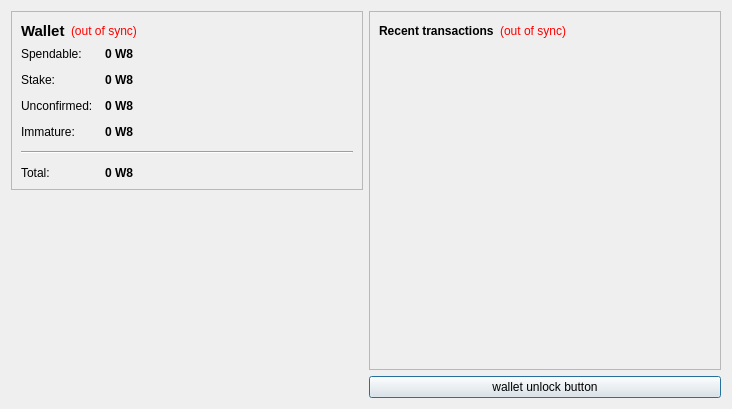
<?xml version="1.0" encoding="UTF-8"?>
<ui version="4.0">
 <class>OverviewPage</class>
 <widget class="QWidget" name="OverviewPage">
  <property name="geometry">
   <rect>
    <x>0</x>
    <y>0</y>
    <width>732</width>
    <height>409</height>
   </rect>
  </property>
  <property name="windowTitle">
   <string>Form</string>
  </property>
  <layout class="QHBoxLayout" name="horizontalLayout" stretch="0,0">
   <item>
    <layout class="QVBoxLayout" name="verticalLayout_2">
     <item>
      <widget class="QFrame" name="frame">
       <property name="frameShape">
        <enum>QFrame::StyledPanel</enum>
       </property>
       <property name="frameShadow">
        <enum>QFrame::Raised</enum>
       </property>
       <layout class="QVBoxLayout" name="verticalLayout_4">
        <item>
         <layout class="QHBoxLayout" name="horizontalLayout_4">
          <item>
           <widget class="QLabel" name="label_5">
            <property name="font">
             <font>
              <pointsize>11</pointsize>
              <weight>75</weight>
              <bold>true</bold>
             </font>
            </property>
            <property name="text">
             <string>Wallet</string>
            </property>
           </widget>
          </item>
          <item>
           <widget class="QLabel" name="labelWalletStatus">
            <property name="toolTip">
             <string>The displayed information may be out of date. Your wallet automatically synchronizes with the Wonderful8Coin network after a connection is established, but this process has not completed yet.</string>
            </property>
            <property name="styleSheet">
             <string notr="true">QLabel { color: red; }</string>
            </property>
            <property name="text">
             <string notr="true">(out of sync)</string>
            </property>
            <property name="alignment">
             <set>Qt::AlignLeading|Qt::AlignLeft|Qt::AlignVCenter</set>
            </property>
           </widget>
          </item>
          <item>
           <spacer name="horizontalSpacer_2">
            <property name="orientation">
             <enum>Qt::Horizontal</enum>
            </property>
            <property name="sizeHint" stdset="0">
             <size>
              <width>40</width>
              <height>20</height>
             </size>
            </property>
           </spacer>
          </item>
         </layout>
        </item>
        <item>
         <layout class="QFormLayout" name="formLayout_2">
          <property name="fieldGrowthPolicy">
           <enum>QFormLayout::AllNonFixedFieldsGrow</enum>
          </property>
          <property name="horizontalSpacing">
           <number>12</number>
          </property>
          <property name="verticalSpacing">
           <number>12</number>
          </property>
          <item row="0" column="0">
           <widget class="QLabel" name="label">
            <property name="text">
             <string>Spendable:</string>
            </property>
           </widget>
          </item>
          <item row="0" column="1">
           <widget class="QLabel" name="labelBalance">
            <property name="font">
             <font>
              <weight>75</weight>
              <bold>true</bold>
             </font>
            </property>
            <property name="cursor">
             <cursorShape>IBeamCursor</cursorShape>
            </property>
            <property name="toolTip">
             <string>Your current spendable balance</string>
            </property>
            <property name="text">
             <string notr="true">0 W8</string>
            </property>
            <property name="textInteractionFlags">
             <set>Qt::LinksAccessibleByMouse|Qt::TextSelectableByKeyboard|Qt::TextSelectableByMouse</set>
            </property>
           </widget>
          </item>
          <item row="1" column="0">
           <widget class="QLabel" name="label_6">
            <property name="text">
             <string>Stake:</string>
            </property>
           </widget>
          </item>
          <item row="1" column="1">
           <widget class="QLabel" name="labelStake">
            <property name="font">
             <font>
              <weight>75</weight>
              <bold>true</bold>
             </font>
            </property>
            <property name="cursor">
             <cursorShape>IBeamCursor</cursorShape>
            </property>
            <property name="toolTip">
             <string>Total of coins that was staked, and do not yet count toward the current balance</string>
            </property>
            <property name="text">
             <string notr="true">0 W8</string>
            </property>
            <property name="textInteractionFlags">
             <set>Qt::LinksAccessibleByMouse|Qt::TextSelectableByKeyboard|Qt::TextSelectableByMouse</set>
            </property>
           </widget>
          </item>
          <item row="2" column="0">
           <widget class="QLabel" name="label_3">
            <property name="text">
             <string>Unconfirmed:</string>
            </property>
           </widget>
          </item>
          <item row="2" column="1">
           <widget class="QLabel" name="labelUnconfirmed">
            <property name="font">
             <font>
              <weight>75</weight>
              <bold>true</bold>
             </font>
            </property>
            <property name="cursor">
             <cursorShape>IBeamCursor</cursorShape>
            </property>
            <property name="toolTip">
             <string>Total of transactions that have yet to be confirmed, and do not yet count toward the current balance</string>
            </property>
            <property name="text">
             <string notr="true">0 W8</string>
            </property>
            <property name="textInteractionFlags">
             <set>Qt::LinksAccessibleByMouse|Qt::TextSelectableByKeyboard|Qt::TextSelectableByMouse</set>
            </property>
           </widget>
          </item>
          <item row="3" column="0">
           <widget class="QLabel" name="labelImmatureText">
            <property name="text">
             <string>Immature:</string>
            </property>
           </widget>
          </item>
          <item row="3" column="1">
           <widget class="QLabel" name="labelImmature">
            <property name="font">
             <font>
              <weight>75</weight>
              <bold>true</bold>
             </font>
            </property>
            <property name="toolTip">
             <string>Mined balance that has not yet matured</string>
            </property>
            <property name="text">
             <string notr="true">0 W8</string>
            </property>
            <property name="textInteractionFlags">
             <set>Qt::LinksAccessibleByMouse|Qt::TextSelectableByKeyboard|Qt::TextSelectableByMouse</set>
            </property>
           </widget>
          </item>
          <item row="4" column="0" colspan="2">
           <widget class="Line" name="line">
            <property name="orientation">
             <enum>Qt::Horizontal</enum>
            </property>
           </widget>
          </item>
          <item row="5" column="0">
           <widget class="QLabel" name="labelTotalText">
            <property name="text">
             <string>Total:</string>
            </property>
           </widget>
          </item>
          <item row="5" column="1">
           <widget class="QLabel" name="labelTotal">
            <property name="font">
             <font>
              <weight>75</weight>
              <bold>true</bold>
             </font>
            </property>
            <property name="cursor">
             <cursorShape>IBeamCursor</cursorShape>
            </property>
            <property name="toolTip">
             <string>Your current total balance</string>
            </property>
            <property name="text">
             <string notr="true">0 W8</string>
            </property>
            <property name="textInteractionFlags">
             <set>Qt::LinksAccessibleByMouse|Qt::TextSelectableByKeyboard|Qt::TextSelectableByMouse</set>
            </property>
           </widget>
          </item>
         </layout>
        </item>
       </layout>
      </widget>
     </item>
     <item>
      <spacer name="verticalSpacer_4">
       <property name="orientation">
        <enum>Qt::Vertical</enum>
       </property>
       <property name="sizeHint" stdset="0">
        <size>
         <width>20</width>
         <height>40</height>
        </size>
       </property>
      </spacer>
     </item>
     <item>
      <widget class="QLabel" name="label_2">
       <property name="text">
        <string/>
       </property>
       <property name="pixmap">
        <pixmap resource="../bitcoin.qrc">:/images/Wallet_Logo</pixmap>
       </property>
       <property name="alignment">
        <set>Qt::AlignCenter</set>
       </property>
      </widget>
     </item>
     <item>
      <spacer name="verticalSpacer">
       <property name="orientation">
        <enum>Qt::Vertical</enum>
       </property>
       <property name="sizeHint" stdset="0">
        <size>
         <width>20</width>
         <height>40</height>
        </size>
       </property>
      </spacer>
     </item>
    </layout>
   </item>
   <item>
    <layout class="QVBoxLayout" name="verticalLayout_3">
     <item>
      <widget class="QFrame" name="frame_2">
       <property name="frameShape">
        <enum>QFrame::StyledPanel</enum>
       </property>
       <property name="frameShadow">
        <enum>QFrame::Raised</enum>
       </property>
       <layout class="QVBoxLayout" name="verticalLayout">
        <item>
         <layout class="QHBoxLayout" name="horizontalLayout_2">
          <item>
           <widget class="QLabel" name="label_4">
            <property name="text">
             <string>&lt;b&gt;Recent transactions&lt;/b&gt;</string>
            </property>
           </widget>
          </item>
          <item>
           <widget class="QLabel" name="labelTransactionsStatus">
            <property name="toolTip">
             <string>The displayed information may be out of date. Your wallet automatically synchronizes with the Wonderful8Coin network after a connection is established, but this process has not completed yet.</string>
            </property>
            <property name="styleSheet">
             <string notr="true">QLabel { color: red; }</string>
            </property>
            <property name="text">
             <string notr="true">(out of sync)</string>
            </property>
            <property name="alignment">
             <set>Qt::AlignRight|Qt::AlignTrailing|Qt::AlignVCenter</set>
            </property>
           </widget>
          </item>
          <item>
           <spacer name="horizontalSpacer">
            <property name="orientation">
             <enum>Qt::Horizontal</enum>
            </property>
            <property name="sizeHint" stdset="0">
             <size>
              <width>40</width>
              <height>20</height>
             </size>
            </property>
           </spacer>
          </item>
         </layout>
        </item>
        <item>
         <widget class="QListView" name="listTransactions">
          <property name="styleSheet">
           <string notr="true">QListView { background: transparent; }</string>
          </property>
          <property name="frameShape">
           <enum>QFrame::NoFrame</enum>
          </property>
          <property name="verticalScrollBarPolicy">
           <enum>Qt::ScrollBarAlwaysOff</enum>
          </property>
          <property name="horizontalScrollBarPolicy">
           <enum>Qt::ScrollBarAlwaysOff</enum>
          </property>
          <property name="selectionMode">
           <enum>QAbstractItemView::NoSelection</enum>
          </property>
         </widget>
        </item>
       </layout>
      </widget>
     </item>
     <item>
      <widget class="QPushButton" name="unlockWalletButton">
       <property name="sizePolicy">
        <sizepolicy hsizetype="Minimum" vsizetype="Fixed">
         <horstretch>0</horstretch>
         <verstretch>0</verstretch>
        </sizepolicy>
       </property>
       <property name="maximumSize">
        <size>
         <width>16777214</width>
         <height>16777214</height>
        </size>
       </property>
       <property name="toolTip">
        <string/>
       </property>
       <property name="text">
        <string>wallet unlock button</string>
       </property>
       <property name="checkable">
        <bool>false</bool>
       </property>
       <property name="autoDefault">
        <bool>false</bool>
       </property>
       <property name="default">
        <bool>true</bool>
       </property>
       <property name="flat">
        <bool>false</bool>
       </property>
      </widget>
     </item>
    </layout>
   </item>
  </layout>
 </widget>
 <resources>
  <include location="../bitcoin.qrc"/>
 </resources>
 <connections/>
</ui>
